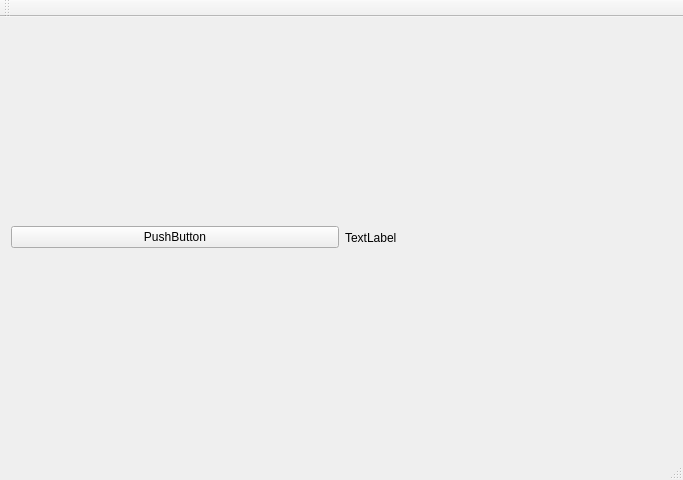
<?xml version="1.0" encoding="UTF-8"?>
<ui version="4.0">
 <class>MainWindow</class>
 <widget class="QMainWindow" name="MainWindow">
  <property name="geometry">
   <rect>
    <x>0</x>
    <y>0</y>
    <width>683</width>
    <height>480</height>
   </rect>
  </property>
  <property name="windowTitle">
   <string>MainWindow</string>
  </property>
  <widget class="QWidget" name="centralWidget">
   <layout class="QVBoxLayout" name="verticalLayout">
    <item>
     <layout class="QHBoxLayout" name="horizontalLayout">
      <item>
       <widget class="QPushButton" name="pushButton">
        <property name="text">
         <string>PushButton</string>
        </property>
       </widget>
      </item>
      <item>
       <widget class="QLabel" name="label">
        <property name="text">
         <string>TextLabel</string>
        </property>
       </widget>
      </item>
     </layout>
    </item>
   </layout>
  </widget>
  <widget class="QMenuBar" name="menuBar">
   <property name="geometry">
    <rect>
     <x>0</x>
     <y>0</y>
     <width>683</width>
     <height>21</height>
    </rect>
   </property>
  </widget>
  <widget class="QToolBar" name="mainToolBar">
   <attribute name="toolBarArea">
    <enum>TopToolBarArea</enum>
   </attribute>
   <attribute name="toolBarBreak">
    <bool>false</bool>
   </attribute>
  </widget>
  <widget class="QStatusBar" name="statusBar"/>
 </widget>
 <layoutdefault spacing="6" margin="11"/>
 <resources/>
 <connections/>
</ui>
